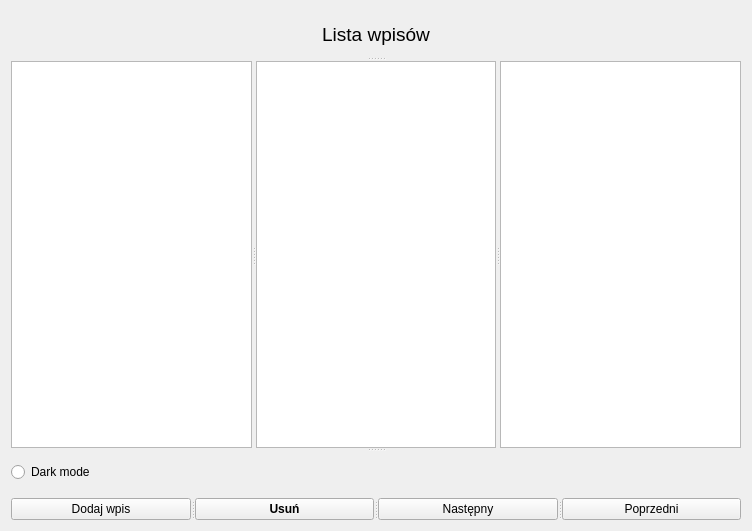
<?xml version="1.0" encoding="UTF-8"?>
<ui version="4.0">
 <class>Pamietnik</class>
 <widget class="QWidget" name="Pamietnik">
  <property name="geometry">
   <rect>
    <x>0</x>
    <y>0</y>
    <width>752</width>
    <height>531</height>
   </rect>
  </property>
  <property name="minimumSize">
   <size>
    <width>0</width>
    <height>0</height>
   </size>
  </property>
  <property name="mouseTracking">
   <bool>false</bool>
  </property>
  <property name="tabletTracking">
   <bool>false</bool>
  </property>
  <property name="windowTitle">
   <string>Pamietnik</string>
  </property>
  <layout class="QVBoxLayout" name="verticalLayout">
   <item>
    <widget class="QSplitter" name="splitter_3">
     <property name="orientation">
      <enum>Qt::Vertical</enum>
     </property>
     <widget class="QLabel" name="label">
      <property name="font">
       <font>
        <pointsize>14</pointsize>
       </font>
      </property>
      <property name="text">
       <string>Lista wpisów</string>
      </property>
      <property name="alignment">
       <set>Qt::AlignCenter</set>
      </property>
     </widget>
     <widget class="QSplitter" name="splitter">
      <property name="orientation">
       <enum>Qt::Horizontal</enum>
      </property>
      <widget class="QTextEdit" name="textEdit_3"/>
      <widget class="QTextEdit" name="textEdit_2"/>
      <widget class="QTextEdit" name="textEdit_4"/>
     </widget>
     <widget class="QRadioButton" name="radioButton">
      <property name="text">
       <string>Dark mode</string>
      </property>
     </widget>
    </widget>
   </item>
   <item>
    <widget class="QSplitter" name="splitter_2">
     <property name="orientation">
      <enum>Qt::Horizontal</enum>
     </property>
     <widget class="QPushButton" name="dodajButton">
      <property name="text">
       <string>Dodaj wpis</string>
      </property>
     </widget>
     <widget class="QPushButton" name="usunButton">
      <property name="font">
       <font>
        <bold>true</bold>
       </font>
      </property>
      <property name="text">
       <string>Usuń</string>
      </property>
     </widget>
     <widget class="QPushButton" name="nextButton">
      <property name="text">
       <string>Następny</string>
      </property>
     </widget>
     <widget class="QPushButton" name="prevButton">
      <property name="text">
       <string>Poprzedni</string>
      </property>
     </widget>
    </widget>
   </item>
  </layout>
 </widget>
 <resources/>
 <connections/>
</ui>
